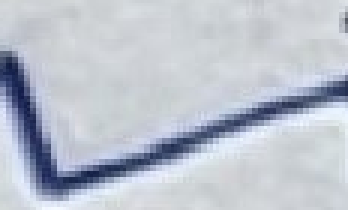
#> input picture backend/mark0_selected_crop.png, 116 x 70 px (shown 3 times larger); its folder holds only this picture in this run
$ python -i pipeline.py   (imports and definitions only)
#> lines starting #> are read from the running program, lines starting #| are printed output that depends on the picture; after the words box and inside, x2 and y2 are one past the last pixel; in counts of white or black regions, pixels touching at a corner belong together
import cv2
import fitz
import numpy as np
import os
from pathlib import Path
from typing import Tuple, List, Dict, Any

from app.modules.preprocessing import assess_image_quality, select_and_apply_preprocessing
from app.modules.alignment import align_page_hierarchical
from app.modules.checkbox import detect_checkboxes as checkbox_detector, CheckboxState

TEMPLATE_W = 2483
TEMPLATE_H = 3508
ZOOM = 300 / 72

# Page 1 Table Corners (in pixel space at 300 DPI)
PTS_TEMP_P1 = np.float32([
    [138, 280],
    [2388, 280],
    [138, 3325],
    [2388, 3325]
])

# Page 2 Table Corners (in pixel space at 300 DPI)
PTS_TEMP_P2 = np.float32([
    [117, 59],
    [2300, 59],
    [117, 3125],
    [2300, 3125]
])

COLS_X_PTS = [384.8, 449.3, 516.0]

P1_Y_RANGES = [
    (1400, 1660), (1660, 1810), (1810, 1960), (1960, 2110),
    (2110, 2260), (2260, 2410), (2410, 2560), (2560, 2710),
    (2710, 2860), (2860, 3010), (3010, 3160), (3160, 3310)
]

P2_Y_RANGES = [
    (58, 187), (187, 316), (316, 521), (521, 746), (746, 875),
    (875, 1008), (1008, 1137), (1137, 1337), (1337, 1471),
    (1471, 1600), (1600, 1825), (1825, 1946), (1946, 2075)
]

# [161 lines left out: functions split_pdf_to_images, render_pdf_to_arrays, classify_document, assess_quality, align_page, align_page_orb and 2 more, not called in this run]

# Keep helper functions for compatibility
def _compute_adaptive_threshold_params(gray):
    mean_val = float(np.mean(gray))
    std_val = float(np.std(gray))
    block_size = 15 if mean_val > 150 else 11
    C = 5 if mean_val > 150 else 2
    return block_size, C

# [29 lines left out: functions _get_otsu_threshold, _deskew_image, _detect_orientation, _normalize_to_a4, not called in this run]

def repair_illumination(img):
    from app.modules.preprocessing import remove_shadows
    return remove_shadows(img)

def repair_noise(img, classification_type):
    from app.modules.preprocessing import apply_denoising
    return apply_denoising(img)

def _remove_bleedthrough(binary_img):
    kernel = cv2.getStructuringElement(cv2.MORPH_ELLIPSE, (3, 3))
    return cv2.morphologyEx(cv2.morphologyEx(binary_img, cv2.MORPH_OPEN, kernel), cv2.MORPH_CLOSE, kernel)

def detect_table_corners(img_path):
#> called with img_path = '../mark0_selected_crop.png'
    img = cv2.imread(img_path)
#> img is the input picture: shape (70, 116, 3); mean B, G, R 205.3, 194.1, 188.1
    if img is None:
        raise ValueError(f"Could not load image: {img_path}")
    gray = cv2.cvtColor(img, cv2.COLOR_BGR2GRAY)
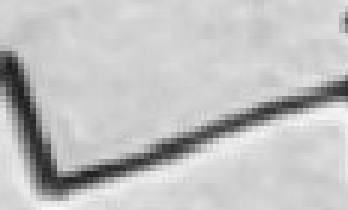
#> gray: shape (70, 116) (shown 3 times larger); min 28, max 248, mean 193.7
    block_size, C = _compute_adaptive_threshold_params(gray)
#> in _compute_adaptive_threshold_params, `mean_val = float(np.mean(gray))`: mean_val = 193.7
#> in _compute_adaptive_threshold_params, `std_val = float(np.std(gray))`: std_val = 42.45
#> in _compute_adaptive_threshold_params, `block_size = 15 if mean_val > 150 else 11`: block_size = 15
#> in _compute_adaptive_threshold_params, `C = 5 if mean_val > 150 else 2`: C = 5
#> block_size = 15; C = 5
    thresh = cv2.adaptiveThreshold(gray, 255, cv2.ADAPTIVE_THRESH_MEAN_C, cv2.THRESH_BINARY_INV, block_size, C)
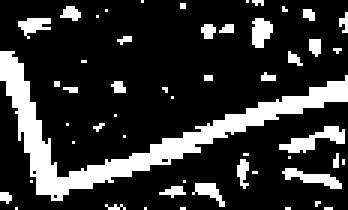
#> thresh: shape (70, 116) (shown 3 times larger); 19.4% white; 52 white regions (42 under 20 px), largest, box (x1, y1, x2, y2) and area: (0, 17, 116, 67) 990, (93, 42, 115, 51) 86, (94, 56, 114, 63) 62
    thresh = _remove_bleedthrough(thresh)
#> in _remove_bleedthrough, `return cv2.morphologyEx(cv2.morphologyEx(binary_img, cv2.MORPH_OPEN, k..`:
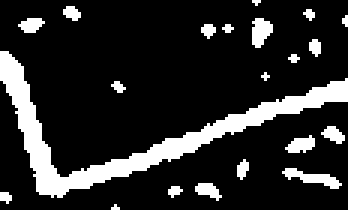
#> returned value: shape (70, 116) (shown 3 times larger); 16.3% white; 21 white regions (13 under 20 px), largest, box (x1, y1, x2, y2) and area: (0, 17, 116, 66) 929, (94, 56, 114, 63) 60, (84, 6, 91, 16) 50

    cols = thresh.shape[1]
#> cols = 116
    horizontal_size = cols // 40
#> horizontal_size = 2
    horizontal_structure = cv2.getStructuringElement(cv2.MORPH_RECT, (horizontal_size, 1))
#> horizontal_structure = [[1, 1]]
    horizontal = cv2.dilate(cv2.erode(thresh, horizontal_structure), horizontal_structure)
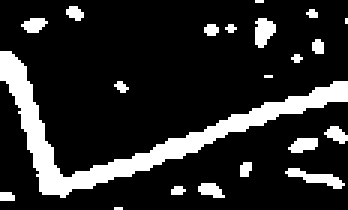
#> horizontal: shape (70, 116) (shown 3 times larger); 16.1% white; 21 white regions (13 under 20 px), largest, box (x1, y1, x2, y2) and area: (0, 17, 116, 66) 925, (95, 56, 115, 63) 59, (85, 6, 92, 16) 50

    rows = thresh.shape[0]
#> rows = 70
    vertical_size = rows // 40
#> vertical_size = 1
    vertical_structure = cv2.getStructuringElement(cv2.MORPH_RECT, (1, vertical_size))
#> vertical_structure = [1]
    vertical = cv2.dilate(cv2.erode(thresh, vertical_structure), vertical_structure)

    intersections = cv2.bitwise_and(horizontal, vertical)
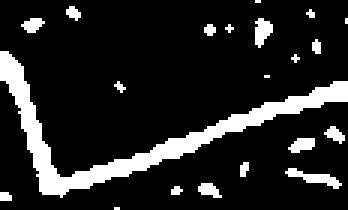
#> intersections: shape (70, 116) (shown 3 times larger); 14.2% white; 21 white regions (14 under 20 px), largest, box (x1, y1, x2, y2) and area: (0, 17, 116, 66) 851, (95, 56, 114, 63) 52, (85, 6, 91, 16) 40
    pts = np.argwhere(intersections > 0)
#> pts = 1154 pairs, first value 0 to 69, second value 0 to 115
    if len(pts) > 0:
        pts = pts[:, [1, 0]]
#> pts = 1154 pairs, first value 0 to 115, second value 0 to 69
        x, y, w, h = cv2.boundingRect(pts)
#> x = 0; y = 0; w = 116; h = 70
        corners = np.float32([[x, y], [x + w, y], [x, y + h], [x + w, y + h]])
#> corners = [[0, 0], [116, 0], [0, 70], [116, 70]]
        return corners, (x, y, w, h)
    else:
        h_img, w_img = gray.shape
        margin_x, margin_y = int(w_img * 0.05), int(h_img * 0.05)
        corners = np.float32([
            [margin_x, margin_y],
            [w_img - margin_x, margin_y],
            [margin_x, h_img - margin_y],
            [w_img - margin_x, h_img - margin_y]
        ])
        return corners, (margin_x, margin_y, w_img - 2*margin_x, h_img - 2*margin_y)

>>> result = detect_table_corners('../mark0_selected_crop.png')
#> result = ([[0, 0], [116, 0], [0, 70], [116, 70]], (0, 0, 116, 70))
